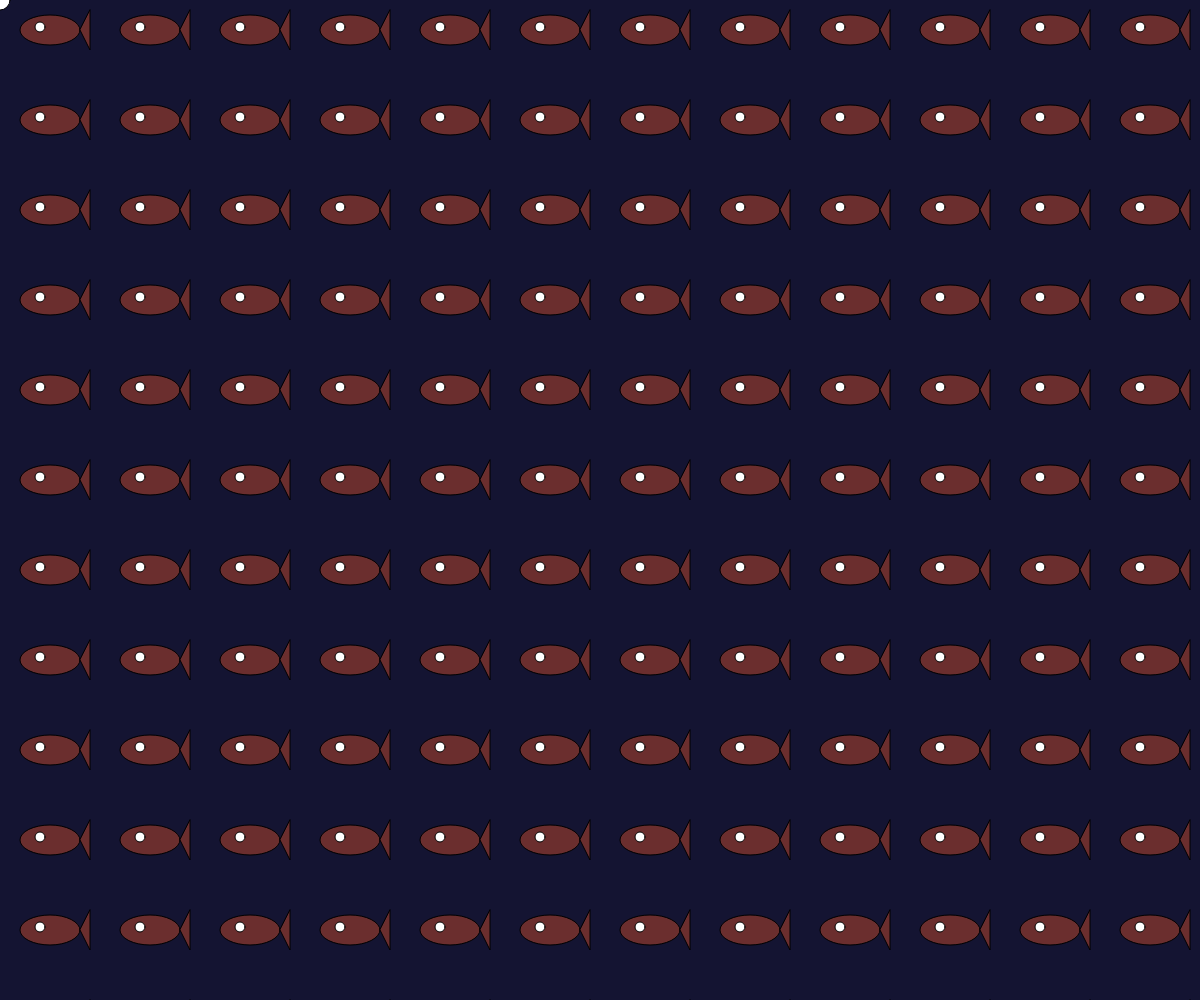
Frame 1 (no input)
Frame 60 (no input): identical to frame 1, image omitted
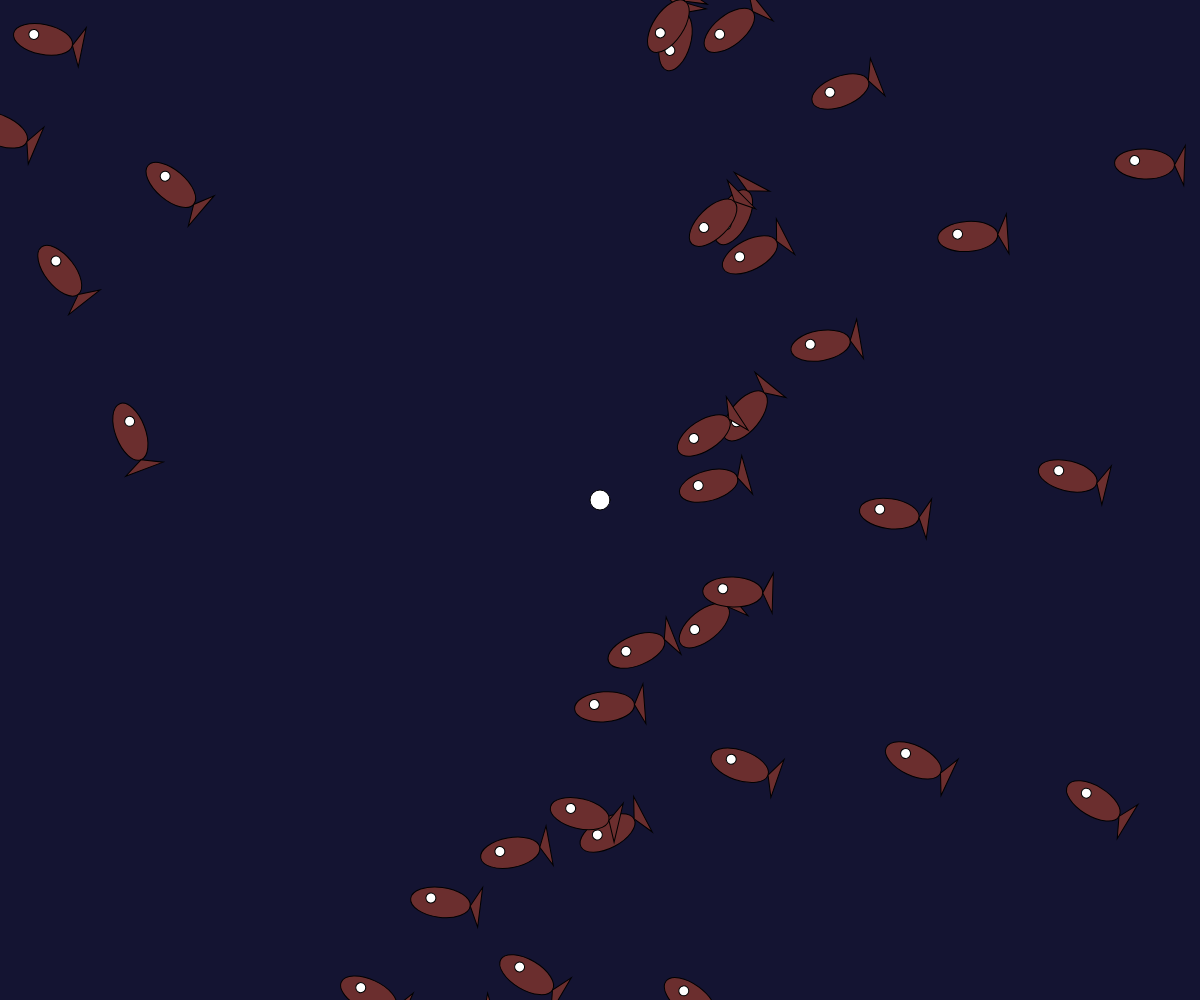
Frame 120 (the mouse pressed at the canvas centre since frame 60)

The p5.js sketch that drew these frames (run headless with seeded random() and noise() and a simulated clock; from frame 60 on, the mouse is pressed at the canvas centre):

// p5.js sketch
// ── sketch.js
function setup(){
createCanvas(windowWidth, windowHeight);
    noCursor();
}

function draw(){
    background(20,20,50);
    let redColour=color('rgba(107, 46, 46, 1)');
    let whiteColour=color('rgb(255,255,255');
    let randomRotation=random();
    //Cursor
    fill(whiteColour);
    ellipse(mouseX,mouseY,20);

    //Fish + When clicked
    for(let RepeatX=50; RepeatX<=10000; RepeatX=RepeatX+100){
        for(let RepeatY=30; RepeatY<=10000; RepeatY=RepeatY+90){
            if(mouseIsPressed === true){
                rotate(randomRotation);
            }
            fill(redColour);
            ellipse(RepeatX,RepeatY,60,30);
            triangle(30+RepeatX,RepeatY,40+RepeatX,20+RepeatY,40+RepeatX,RepeatY-20);
            fill(whiteColour);
            ellipse(RepeatX-10,RepeatY-3,10);
        }
    }


    // IN CLASS STUFF
    // for(let ellipseX; ellipseX<100; ellipseX=ellipseX+100){
    //     ellipse(ellipseX,ellipseX,50);
    // }

    // if(ellipseX>-1){
    //     ellipseX=ellipseX+1
    //     ellipse(ellipseX,ellipseX,50);
    // }


    // for(let n=0; n<1000; n=n+10){
    //     console.log(n);
    //     ellipse(n,height/2,mouseX);
    // } allowing interaction !!!!!
}
